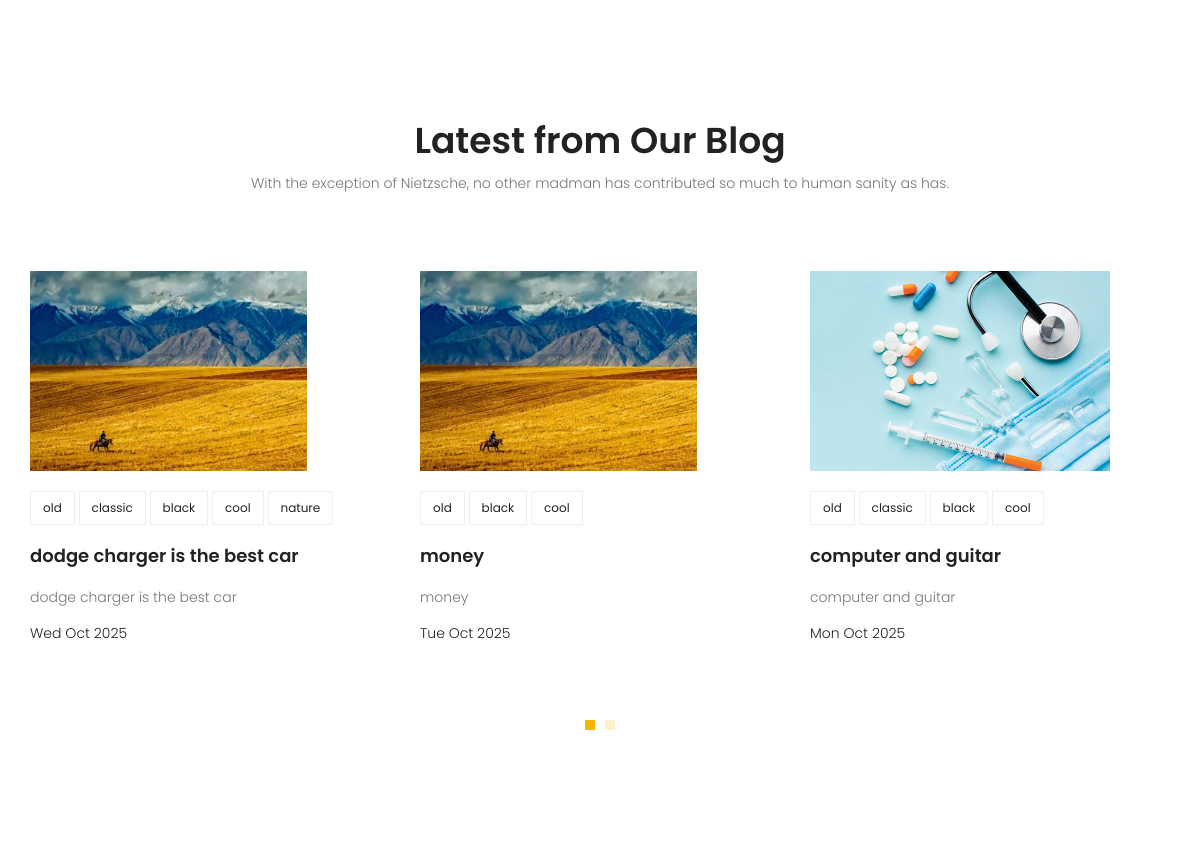
Before: / (middle part) with the older database file.
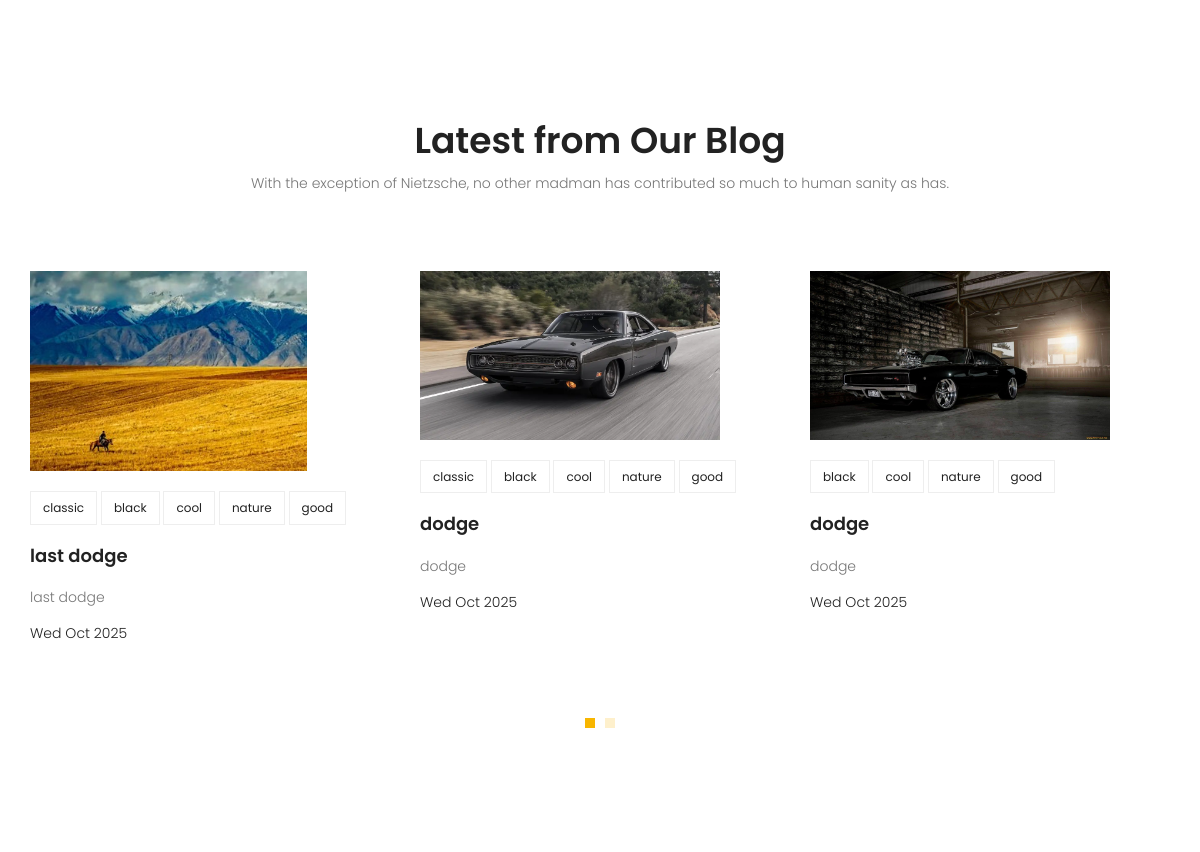
After: the same page with the newer database file.
### blog/models.py (models this page shows, shortened)
class Post(models.Model):
    image = models.ImageField(upload_to="blog/", default="blog/default.jpg")
    author = models.ForeignKey(User, on_delete=models.SET_NULL, null=True)
    category = models.ManyToManyField(Category)
    title = models.CharField(max_length=255)
    content = models.TextField()
    status = models.BooleanField(default=False)
    counted_views = models.IntegerField(default=0)
    published_date = models.DateTimeField(null=True)
    created_time = models.DateTimeField(auto_now_add=True)
    updated_time = models.DateTimeField(auto_now=True)
    slug = models.SlugField(null=True)
    class Meta:
        ordering = ["-created_time"]

class Category(models.Model):
    category_type = models.CharField(max_length=100)

### home/views.py (the view)
# urls.py: path("", home_view, name="home"),
def home_view(request):
    return render(request, "travelista/home/index.html")

### home/templatetags/home_tags.py (called while the page is built)
@register.inclusion_tag("travelista/home/add_lastest_tags.html")
def get_lastest_blogs():
    posts = Post.objects.filter(status=1)[:6]
    last_six_posts = {"posts": posts}
    return last_six_posts

### templates/travelista/home/index.html (shortened to what this page needs)
{% extends "base.html" %}
{% load static %}
{% load home_tags %}
{% block container %}
<section class="recent-blog-area section-gap">
	<div class="container">
		<div class="row d-flex justify-content-center">
			<div class="menu-content pb-60 col-lg-9">
				<div class="title text-center">
					<h1 class="mb-10">Latest from Our Blog</h1>
					<p>With the exception of Nietzsche, no other madman has contributed so much to human sanity as
						has.</p>
				</div>
			</div>
		</div>
		{% get_lastest_blogs %}
	</div>
</section>
{% endblock %}

### templates/travelista/home/add_lastest_tags.html
<div class="row">
    <div class="active-recent-blog-carusel">
        {% for post in posts %}
        <div class="single-recent-blog-post item">
            <div class="thumb">
                <img class="img-fluid" src="{{ post.image.url }}" alt="">
            </div>
            <div class="details">
                <div class="tags">
                    <ul>
                        {% for category in post.category.all %}
                        <li>
                            <a href="{% url 'blog:categories' category.category_type %}">{{category.category_type}}</a>
                        </li>
                        {% endfor %}
                    </ul>
                </div>
                <a href="{% url 'blog:single' slug=post.slug post_id=post.id %}">
                    <h4 class="title">{{post.title}}</h4>
                </a>
                <p>
                    {{post.title}}
                </p>
                <h6 class="date">{{post.published_date|date:"D M Y"}}</h6>
            </div>
        </div>
        {% endfor %}
    </div>
</div>

Changed rows visible on the page:
no longer on this page (row edited): Post: image (placeholder picture), title "dodge charger is the best car", published_date "Wed Oct 2025", Category (category_type "classic"), Category (category_type "black"), Category (category_type "cool"), Category (category_type "nature")
no longer on this page (row unchanged): Category: category_type "old"
no longer on this page (row unchanged): Post: image (placeholder picture), title "money", published_date "Tue Oct 2025", Category (category_type "black"), Category (category_type "cool")
no longer on this page (row unchanged): Post: image (picture), title "computer and guitar", published_date "Mon Oct 2025", Category (category_type "classic"), Category (category_type "black"), Category (category_type "cool")
added Post: image (placeholder picture), title "last dodge", published_date "Wed Oct 2025", Category (category_type "classic"), Category (category_type "black"), Category (category_type "cool"), Category (category_type "nature")
now on this page (row unchanged): Category: category_type "good"
added Post: image (picture), title "dodge", published_date "Wed Oct 2025", Category (category_type "classic"), Category (category_type "black"), Category (category_type "cool"), Category (category_type "nature")
added Post: image (picture), title "dodge", published_date "Wed Oct 2025", Category (category_type "black"), Category (category_type "cool"), Category (category_type "nature")
